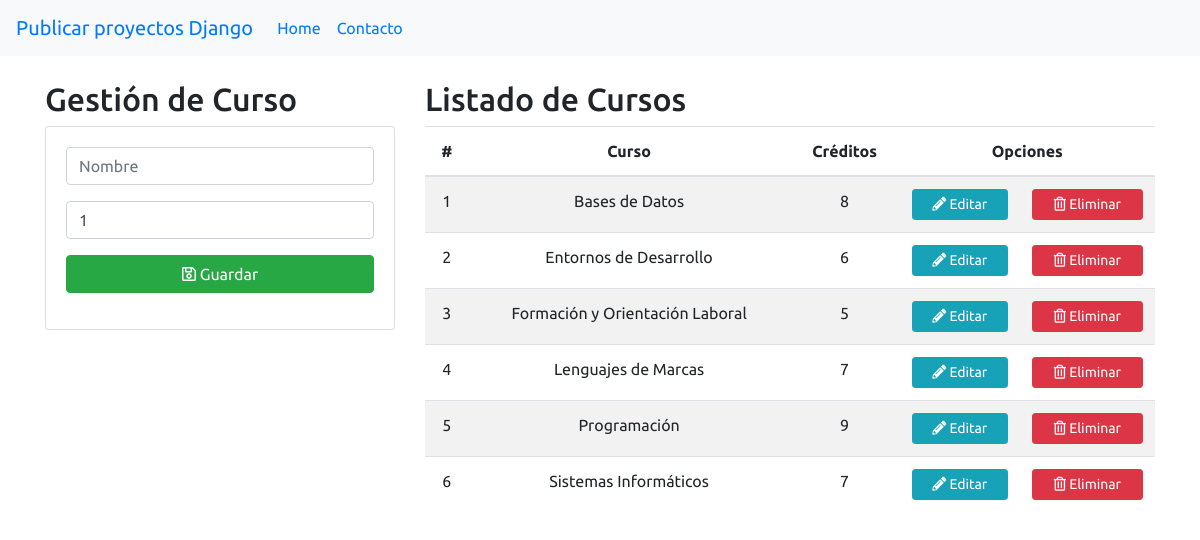
The page / on the database its author committed.
### Aplicaciones/Academico/models.py (models this page shows, shortened)
class Curso(models.Model):
    nombre = models.CharField(max_length=40)
    creditos = models.PositiveSmallIntegerField()
    docente = models.ForeignKey(
        Docente, null=True, blank=True, on_delete=models.CASCADE)

### Aplicaciones/Academico/views.py (the view)
# urls.py: path('', CursoListView.as_view(), name='gestion_cursos'),
class CursoListView(ListView):
    model = Curso
    template_name = 'gestionCursos.html'
    def get_queryset(self):
        return Curso.objects.all().order_by('nombre')
    def get_context_data(self, **kwargs):
        context = super().get_context_data(**kwargs)
        context['titulo'] = 'Gestión de Cursos'
        return context

### Aplicaciones/Academico/templates/gestionCursos.html (shortened to what this page needs)
<!DOCTYPE html>
<html lang="en">
    <head>
        {% load static %}
        <link rel="stylesheet" href="https://cdn.jsdelivr.net/npm/bootstrap@4.5.3/dist/css/bootstrap.min.css" />
        <link rel="stylesheet" href="https://cdnjs.cloudflare.com/ajax/libs/font-awesome/5.15.4/css/all.min.css">
        <link rel="stylesheet" href="{% static 'css/gestionCursos.css' %}" />
    </head>
    <body>
        <nav class="navbar navbar-expand-lg navbar-success bg-light">
            <a class="navbar-brand" href="https://help.pythonanywhere.com/pages/DeployExistingDjangoProject">Publicar proyectos Django</a>
            <div class="collapse navbar-collapse" id="navbarNav">
                <ul class="navbar-nav">
                    <li class="nav-item active">
                        <a class="nav-link" href="/">Home</a>
                    </li>
                    <li class="nav-item">
                        <a class="nav-link" href="/contacto">Contacto</a>
                    </li>
                </ul>
            </div>
        </nav>
        <div class="container py-4">
            <div class="row">
                <div class="col-md-4">
                    <h2>Gestión de Curso</h2>
                    <div class="card">
                        <div class="card-body">
                            <form id="formularioCurso" action="/registrarCurso/" method="POST">
                                <div class="form-group">
                                    <input type="text" id="txtNombre" name="txtNombre" class="form-control" minlength="3" maxlength="30" placeholder="Nombre" autofocus required />
                                </div>
                                <div class="form-group">
                                    <input type="number" id="numCreditos" name="numCreditos" class="form-control" min="1" max="10" step="1" value="1" required />
                                </div>
                                <div class="form-group">
                                    <button type="submit" class="btn btn-success btn-block text-white"><i class="far fa-save"></i> Guardar</button>
                                </div>
                            </form>
                        </div>
                    </div>
                </div>
                <div class="col-md-8">
                    <h2>Listado de Cursos</h2>
                    <div class="table-responsive">
                        <table class="table table-striped">
                            <thead>
                                <tr>
                                    <th class="centrado">#</th>
                                    <th class="centrado">Curso</th>
                                    <th class="centrado">Cr&eacute;ditos</th>
                                    <th class="centrado" colspan="2">Opciones</th>
                                </tr>
                            </thead>
                            <tbody>
                                {% for c in object_list %}
                                <tr>
                                    <td class="centrado">{{forloop.counter}}</td>
                                    <td class="centrado">{{c.nombre}}</td>
                                    <td class="centrado">{{c.creditos}}</td>
                                    <td class="centrado">
                                        <a href="edicionCurso/{{c.id}}" class="btn btn-sm btn-block btn-info"><i class="fas fa-pencil-alt"></i> Editar</a>
                                    </td>
                                    <td class="centrado">
                                        <a href="eliminacionCurso/{{c.id}}" class="btn btn-sm btn-block btn-danger btnEliminacion"><i class="far fa-trash-alt"></i> Eliminar</a>
                                    </td>
                                </tr>
                                {% endfor %}
                            </tbody>
                        </table>
                    </div>
                </div>
            </div>
        </div>
    </body>
</html>

### Aplicaciones/Academico/static/css/gestionCursos.css (style rules this page uses)
body { font-family: "Ubuntu", sans-serif; }
.centrado { text-align: center; vertical-align: middle; }

### rows shown on the page
Curso: nombre "Bases de Datos", creditos "8"
Curso: nombre "Entornos de Desarrollo", creditos "6"
Curso: nombre "Formación y Orientación Laboral", creditos "5"
Curso: nombre "Lenguajes de Marcas", creditos "7"
Curso: nombre "Programación", creditos "9"
Curso: nombre "Sistemas Informáticos", creditos "7"
